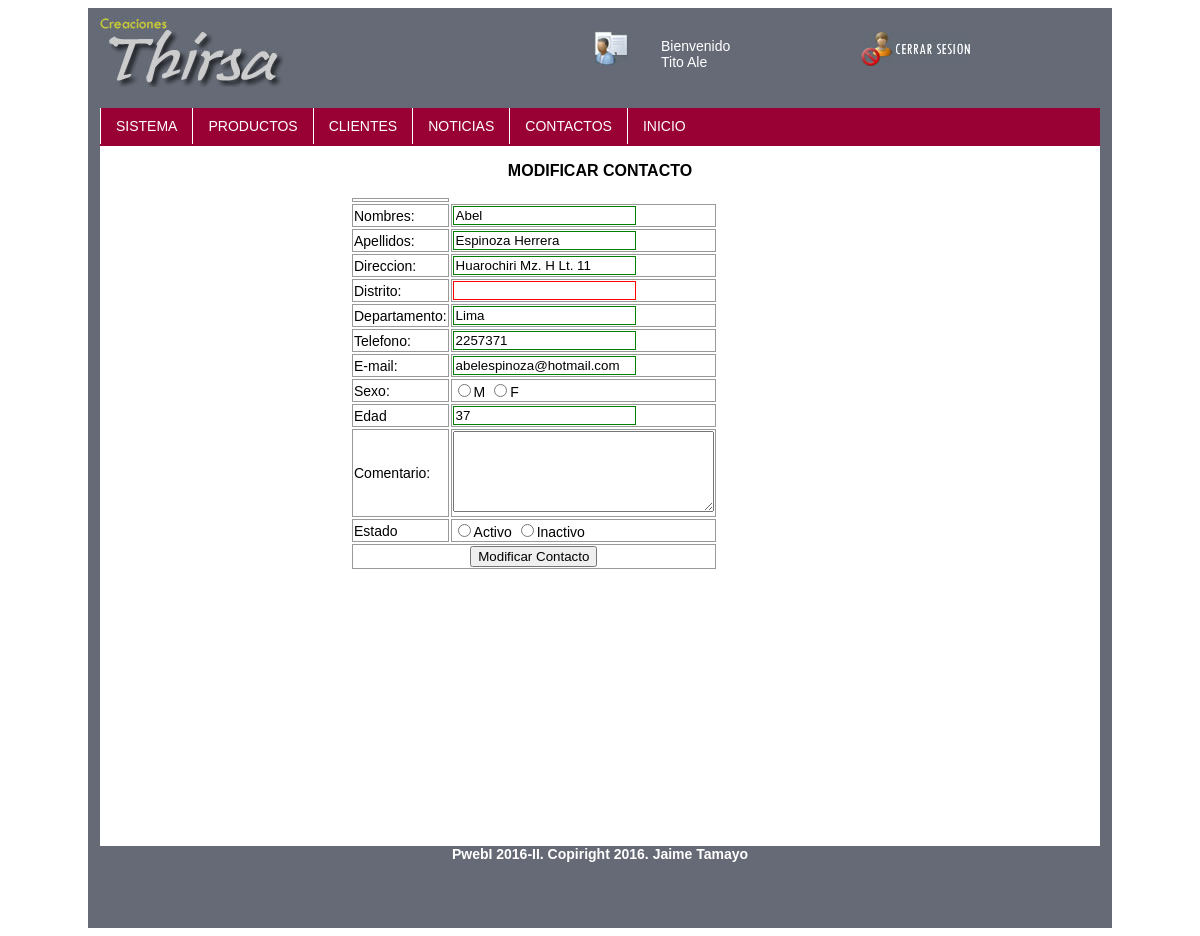
Page /admin/contactos/modificar_contacto.php?cod=1 (signed in) on the committed database.
### tables this page shows
CREATE TABLE IF NOT EXISTS `contactenos` (
  `codcontactos` int(11) NOT NULL AUTO_INCREMENT,
  `nombres` varchar(35) DEFAULT NULL,
  `apellidos` varchar(35) DEFAULT NULL,
  `direccion` varchar(50) DEFAULT NULL,
  `distrito` varchar(50) DEFAULT NULL,
  `departamento` varchar(50) DEFAULT NULL,
  `telefono` varchar(12) DEFAULT NULL,
  `email` varchar(35) DEFAULT NULL,
  `sexo` varchar(30) DEFAULT NULL,
  `edad` int(11) DEFAULT NULL,
  `comentario` text,
  `estado` char(1) DEFAULT NULL,
  PRIMARY KEY (`codcontactos`)
);

### admin/contactos/modificar_contacto.php (the view, shortened to what this page needs)
<!doctype html>
<html>
<head>
<link href="../../css/default.css" rel="stylesheet">
</head>
<body>
<div id="contenedor">
    <header>
        <div id="logo">
        <img src="../../img/tienda/logo.jpg">
        </div>
        <div id="usuario">
        	<div id="txtUser">Bienvenido <br> <?php echo $_SESSION['usuario']['nom']. ' '. $_SESSION['usuario']['ape'];?></div>
        </div>
        <a href="../seguridad/salir.php">
        <div id="cerrar">
        <img src="../../img/tienda/cerrarsesion.jpg" alt="Cerrar Sesion" title="Cerrar Sesion">
        </div>
        </a>
    </header>
    <nav>
    	<ul class="menu">
        	<li><a href=""../admin/index.php">Sistema</a></li>
            <li><a href="">Productos</a>
            </li>
            <li><a href="">Clientes</a>
            </li>
            <li><a href="">Noticias</a>
            </li>
            <li><a href="">Contactos</a>
            </li>
            <li><a href="../index.php">Inicio</a></li>
        </ul>
    </nav>
    <section>
    <?php
	$codigo=$_GET['cod'];
	$sql= "SELECT * FROM contactenos where codcontactos ='$codigo'";
	$rs = mysql_query($sql) or die("Fallo la consulta");
	$campo=mysql_fetch_array($rs);
	?>
    <p class="titulo">modificar contacto</p>
    <form method="post" action="modificar.php">
    <table>
    <tr>
    	<td><input type="hidden" name="codigo" value="<?php echo $codigo?>"/></td>
    </tr>
    <tr>
    	<td>Nombres:</td>
        <td><input type="text" name="nombres" value="<?php echo $campo['nombres']; ?>"  pattern="^[a-zA-Z\s]*$" required/></td>
    </tr>
    <tr>
    	<td>Apellidos:</td>
        <td><input type="text" name="apellidos" value="<?php echo $campo['apellidos']; ?>" pattern="^[a-zA-Z\s]*$"  required/></td>
    </tr>
    <tr>
    	<td>Direccion:</td>
        <td><input type="text" name="direccion" value="<?php echo $campo['direccion']; ?>" pattern="^[a-zA-Z0-9.-\s]$" required/></td>
    </tr>
    <tr>
    	<td>Distrito:</td>
        <td><input type="number" name="distrito" value="<?php echo $campo['distrito']; ?>" pattern="^[a-zA-Z0-9\s]*$" required/></td>
    </tr>
    <tr>
    	<td>Departamento:</td>
        <td><input type="text" name="departamento" value="<?php echo $campo['departamento']; ?>"  pattern="^[a-zA-Z0-9\s]*$" required/></td>
    </tr>
    <tr>
    	<td>Telefono:</td>
        <td><input type="number" name="telefono" value="<?php echo $campo['telefono']; ?>" pattern="^([0-9])*$" required/></td>
    </tr>
     <tr>
    	<td>E-mail:</td>
        <td><input type="email" name="email"  pattern="^[a-zA-Z0-9._-]+@[a-zA-Z0-9-]+.[a-zA-Z0-9-]+)*$" value="<?php echo $campo['email']; ?>"  required/></td>
    </tr>
     <tr>
    	<td>Sexo:</td>
        <td>
         <?php
		if($campo['sexo']=='M')
		{
		?>
        	<input type="radio" name="sexo" value="M" checked/>M
       		<input type="radio" name="sexo" value="F"/>F
        <?php
		}
		else if($campo['sexo']=='F')
		{
			?>
			<input type="radio" name="sexo" value="M"/>M
	        <input type="radio" name="sexo" value="F" checked/>F
        <?php
		}else
		{
			?>
			<input type="radio" name="sexo" value="M"/>M
	        <input type="radio" name="sexo" value="F"/>F
		<?php
		}
		?>
        </td>
    </tr>
    <tr>
    	<td>Edad</td>
        <td><input type="text" name="edad"  pattern="^([0-9]){2}$"  value="<?php echo $campo['edad']; ?>"  required/></td>
    </tr>
    <tr>
    	<td>Comentario:</td>
        <td><textarea name="comentario" rows="5" cols="30" value="<?php echo $campo['comentario']; ?>" pattern="^[a-zA-Z0-9._-\s]$" ></textarea></td>
    </tr>
    <tr>
    	<td>Estado</td>
        <td>
         <?php
		if($campo['estado']=='Activo')
		{
		?>
        	<input type="radio" name="estado" value="Activo" checked/>Activo
       		<input type="radio" name="estado" value="Inactivo"/>Inactivo
        <?php
		}
		else if($campo['estado']=='Inactivo')
		{
			?>
			<input type="radio" name="estado" value="Activo"/>Activo
	        <input type="radio" name="estado" value="Inactivo" checked/>Inactivo
        <?php
		}else
		{
			?>
			<input type="radio" name="estado" value="Activo"/>Activo
	        <input type="radio" name="estado" value="Inactivo"/>Inactivo
		<?php
		}
		?>
        </td>
    </tr>
    <tr>
        <td colspan="2" align="center">
        <input type="submit" value="Modificar Contacto">
        </td>
    </tr>
    </table>
    </form>
    </section>
    <footer>
    <span><strong>PwebI 2016-II. Copiright 2016. Jaime Tamayo</span>
    </footer>
</div>
</body>
</html>

### css/default.css (style rules this page uses)
body { font-family:Verdana, Geneva, sans-serif; font-size:14px; }
#contenedor { width:1024px; height:920px; margin:0 auto; background-color:#666a76; }
header { width:1024px; height:100px; background-color:#666a76; }
#logo { float:left; height:80px; width:273px; }
#usuario { background-image:url(../img/tienda/usuario.jpg); background-position:center; background-repeat:no-repeat; float:left; height:80px; width:500px; }
#txtUser { width:150px; margin-left:300px; margin-top:30px; color:#fff; }
#cerrar { float:right; height:80px; width:251px; }
#cerrar img { margin-top:24px; }
nav { background-color:#903; width:1000px; height:38px; float:left; margin:0 12px; }
nav * { text-decoration:none; text-transform:uppercase; list-style:none; margin:0; padding:0; }
nav .menu > li { float:left; }
nav .menu li a { background:transparent; color:#fff; display:block; border-left:1px solid; padding:10px 15px; }
section { width:1000px; margin:0 12px; height:700px; float:left; background-color:#fff; }
section .titulo { text-transform:uppercase; font-size:16px; font-weight:bold; text-align:center; }
section p { font-size:12px; }
section form { margin-left:250px; }
section td { border:1px #999999 solid; }
footer { float:left; width:1024px; height:80px; background-color:#666a76; text-align:center; color:#fff; }
input:required:invalid { border: 1px solid red; }
input:required:valid { border: 1px solid green; }

### rows in the picture
contactenos: nombres "Abel", apellidos "Espinoza Herrera", direccion "Huarochiri Mz. H Lt. 11", departamento "Lima", telefono "2257371", email "abelespinoza@hotmail.com", edad "37"

### other values in the picture
$_SESSION['usuario']['nom'] "Tito"
$_SESSION['usuario']['ape'] "Ale"
